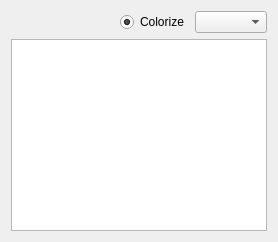
       <widget class="QWidget" name="assembly">
        <attribute name="title">
         <string>Assembly</string>
        </attribute>
        <layout class="QVBoxLayout" name="verticalLayout_11">
         <item>
          <layout class="QGridLayout" name="gridLayout_3">
           <item row="0" column="0">
            <spacer name="horizontalSpacer_2">
             <property name="orientation">
              <enum>Qt::Orientation::Horizontal</enum>
             </property>
             <property name="sizeHint" stdset="0">
              <size>
               <width>40</width>
               <height>20</height>
              </size>
             </property>
            </spacer>
           </item>
           <item row="0" column="2">
            <widget class="QComboBox" name="dialectComboBox"/>
           </item>
           <item row="0" column="1">
            <widget class="QRadioButton" name="radioButtonColorSyntax">
             <property name="text">
              <string>Colorize</string>
             </property>
             <property name="checked">
              <bool>true</bool>
             </property>
            </widget>
           </item>
          </layout>
         </item>
         <item>
          <widget class="QTableView" name="tableViewAsm">
           <property name="sizePolicy">
            <sizepolicy hsizetype="Expanding" vsizetype="Expanding">
             <horstretch>0</horstretch>
             <verstretch>0</verstretch>
            </sizepolicy>
           </property>
           <property name="showGrid">
            <bool>false</bool>
           </property>
           <attribute name="horizontalHeaderStretchLastSection">
            <bool>true</bool>
           </attribute>
          </widget>
         </item>
        </layout>
       </widget>
